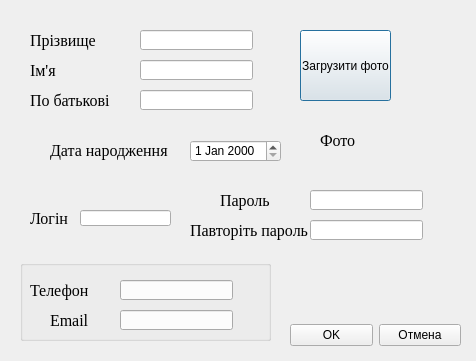
<?xml version="1.0" encoding="UTF-8"?>
<ui version="4.0">
 <class>AddReader</class>
 <widget class="QDialog" name="AddReader">
  <property name="geometry">
   <rect>
    <x>0</x>
    <y>0</y>
    <width>476</width>
    <height>361</height>
   </rect>
  </property>
  <property name="minimumSize">
   <size>
    <width>476</width>
    <height>361</height>
   </size>
  </property>
  <property name="windowTitle">
   <string>Dialog</string>
  </property>
  <widget class="QLabel" name="label">
   <property name="geometry">
    <rect>
     <x>30</x>
     <y>60</y>
     <width>101</width>
     <height>20</height>
    </rect>
   </property>
   <property name="font">
    <font>
     <family>Times New Roman</family>
     <pointsize>12</pointsize>
     <weight>50</weight>
     <bold>false</bold>
    </font>
   </property>
   <property name="text">
    <string>Ім'я</string>
   </property>
  </widget>
  <widget class="QLabel" name="label_2">
   <property name="geometry">
    <rect>
     <x>30</x>
     <y>30</y>
     <width>101</width>
     <height>20</height>
    </rect>
   </property>
   <property name="font">
    <font>
     <family>Times New Roman</family>
     <pointsize>12</pointsize>
     <weight>50</weight>
     <bold>false</bold>
    </font>
   </property>
   <property name="text">
    <string>Прізвище</string>
   </property>
  </widget>
  <widget class="QLabel" name="label_3">
   <property name="geometry">
    <rect>
     <x>30</x>
     <y>90</y>
     <width>101</width>
     <height>20</height>
    </rect>
   </property>
   <property name="font">
    <font>
     <family>Times New Roman</family>
     <pointsize>12</pointsize>
     <weight>50</weight>
     <bold>false</bold>
    </font>
   </property>
   <property name="text">
    <string>По батькові</string>
   </property>
  </widget>
  <widget class="QLabel" name="label_4">
   <property name="geometry">
    <rect>
     <x>30</x>
     <y>280</y>
     <width>61</width>
     <height>20</height>
    </rect>
   </property>
   <property name="font">
    <font>
     <family>Times New Roman</family>
     <pointsize>12</pointsize>
     <weight>50</weight>
     <bold>false</bold>
    </font>
   </property>
   <property name="text">
    <string>Телефон</string>
   </property>
  </widget>
  <widget class="QLabel" name="label_5">
   <property name="geometry">
    <rect>
     <x>50</x>
     <y>140</y>
     <width>121</width>
     <height>20</height>
    </rect>
   </property>
   <property name="font">
    <font>
     <family>Times New Roman</family>
     <pointsize>12</pointsize>
     <weight>50</weight>
     <bold>false</bold>
    </font>
   </property>
   <property name="text">
    <string>Дата народження</string>
   </property>
  </widget>
  <widget class="QLabel" name="photo">
   <property name="geometry">
    <rect>
     <x>320</x>
     <y>120</y>
     <width>51</width>
     <height>41</height>
    </rect>
   </property>
   <property name="font">
    <font>
     <family>Times New Roman</family>
     <pointsize>12</pointsize>
     <weight>50</weight>
     <bold>false</bold>
    </font>
   </property>
   <property name="text">
    <string>Фото</string>
   </property>
  </widget>
  <widget class="QLabel" name="label_7">
   <property name="geometry">
    <rect>
     <x>50</x>
     <y>310</y>
     <width>41</width>
     <height>20</height>
    </rect>
   </property>
   <property name="font">
    <font>
     <family>Times New Roman</family>
     <pointsize>12</pointsize>
     <weight>50</weight>
     <bold>false</bold>
    </font>
   </property>
   <property name="text">
    <string>Email</string>
   </property>
  </widget>
  <widget class="QLineEdit" name="Name">
   <property name="geometry">
    <rect>
     <x>140</x>
     <y>30</y>
     <width>113</width>
     <height>20</height>
    </rect>
   </property>
  </widget>
  <widget class="QLineEdit" name="Surname">
   <property name="geometry">
    <rect>
     <x>140</x>
     <y>60</y>
     <width>113</width>
     <height>20</height>
    </rect>
   </property>
  </widget>
  <widget class="QLineEdit" name="LastName">
   <property name="geometry">
    <rect>
     <x>140</x>
     <y>90</y>
     <width>113</width>
     <height>20</height>
    </rect>
   </property>
  </widget>
  <widget class="QLineEdit" name="phone">
   <property name="geometry">
    <rect>
     <x>120</x>
     <y>280</y>
     <width>113</width>
     <height>20</height>
    </rect>
   </property>
  </widget>
  <widget class="QLineEdit" name="eMail">
   <property name="geometry">
    <rect>
     <x>120</x>
     <y>310</y>
     <width>113</width>
     <height>20</height>
    </rect>
   </property>
  </widget>
  <widget class="QPushButton" name="loadImage">
   <property name="geometry">
    <rect>
     <x>300</x>
     <y>30</y>
     <width>91</width>
     <height>71</height>
    </rect>
   </property>
   <property name="text">
    <string>Загрузити фото</string>
   </property>
  </widget>
  <widget class="QDateEdit" name="dateEdit">
   <property name="geometry">
    <rect>
     <x>190</x>
     <y>140</y>
     <width>91</width>
     <height>22</height>
    </rect>
   </property>
  </widget>
  <widget class="QLabel" name="label_8">
   <property name="geometry">
    <rect>
     <x>220</x>
     <y>190</y>
     <width>61</width>
     <height>20</height>
    </rect>
   </property>
   <property name="font">
    <font>
     <family>Times New Roman</family>
     <pointsize>12</pointsize>
     <weight>50</weight>
     <bold>false</bold>
    </font>
   </property>
   <property name="text">
    <string>Пароль</string>
   </property>
  </widget>
  <widget class="QLineEdit" name="password">
   <property name="geometry">
    <rect>
     <x>310</x>
     <y>190</y>
     <width>113</width>
     <height>20</height>
    </rect>
   </property>
  </widget>
  <widget class="QLabel" name="label_9">
   <property name="geometry">
    <rect>
     <x>190</x>
     <y>220</y>
     <width>121</width>
     <height>20</height>
    </rect>
   </property>
   <property name="font">
    <font>
     <family>Times New Roman</family>
     <pointsize>12</pointsize>
     <weight>50</weight>
     <bold>false</bold>
    </font>
   </property>
   <property name="text">
    <string>Павторіть пароль</string>
   </property>
  </widget>
  <widget class="QLineEdit" name="passwordAgain">
   <property name="geometry">
    <rect>
     <x>310</x>
     <y>220</y>
     <width>113</width>
     <height>20</height>
    </rect>
   </property>
  </widget>
  <widget class="QLabel" name="label_10">
   <property name="geometry">
    <rect>
     <x>30</x>
     <y>210</y>
     <width>61</width>
     <height>16</height>
    </rect>
   </property>
   <property name="font">
    <font>
     <family>Times New Roman</family>
     <pointsize>12</pointsize>
     <weight>50</weight>
     <bold>false</bold>
    </font>
   </property>
   <property name="text">
    <string>Логін</string>
   </property>
  </widget>
  <widget class="QLineEdit" name="login">
   <property name="geometry">
    <rect>
     <x>80</x>
     <y>210</y>
     <width>91</width>
     <height>16</height>
    </rect>
   </property>
  </widget>
  <widget class="QWidget" name="horizontalLayoutWidget">
   <property name="geometry">
    <rect>
     <x>290</x>
     <y>320</y>
     <width>171</width>
     <height>31</height>
    </rect>
   </property>
   <layout class="QHBoxLayout" name="horizontalLayout">
    <item>
     <widget class="QPushButton" name="OK">
      <property name="text">
       <string>OK</string>
      </property>
     </widget>
    </item>
    <item>
     <widget class="QPushButton" name="cansel">
      <property name="text">
       <string>Отмена</string>
      </property>
     </widget>
    </item>
   </layout>
  </widget>
  <widget class="QGroupBox" name="groupBox">
   <property name="geometry">
    <rect>
     <x>20</x>
     <y>260</y>
     <width>251</width>
     <height>81</height>
    </rect>
   </property>
   <property name="title">
    <string/>
   </property>
  </widget>
 </widget>
 <resources/>
 <connections/>
</ui>
